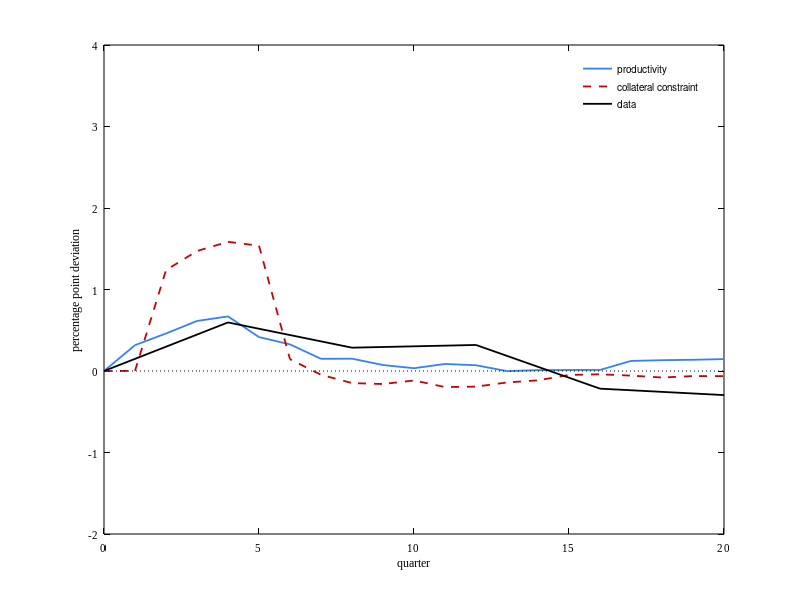

Reproduce this figure in MATLAB. (Note: this script raises an error after producing the figure.)
clear, clc, close all

load ('data_figures.mat')

%% Impulse response

% specification
fontsz = 8;
paper_unit = 'inches'; % 'inches', 'normalized', 'centimeters', 'points'
paper_size = [3.2 2.3]; % [width height]
paper_position = [0 0 3.2 2.3]; % [left bottom width height].
paper_orientation = 'portrait'; % 'portrait (default)', 'landscape'
font_name = 'Times New Roman'; % 'Helvetica', 'Times New Roman'
color_graph = [0.2 0.5 1.0];
color_mark = [0.2 0.5 1.0];

% Exit GHH
x1 = impulse_GHH(:,1);
x2 = impulse_GHH(:,1);
x3 = data_average_recession_entry_exit(:,1);
y1 = impulse_GHH(:,7);
y2 = impulse_GHH(:,17);
y3 = data_average_recession_entry_exit(:,3);

figure
p1 = plot(x1,y1,'Color',[0.2 0.5 1.0],'LineWidth',1.3,'LineStyle','-'); hold on
p2 = plot(x2,y2,'Color',[0.8 0 0],'LineWidth',1.3,'LineStyle','--');
p3 = plot(x3,y3,'Color',[0 0 0],'LineWidth',1.3,'LineStyle','-');
p4 = plot(x1,0*y1,'Color','k','LineWidth',0.5,'LineStyle',':');
xlabel('quarter','Color','k')
ylabel('percentage point deviation','Color','k')
xlim([0,20])
ylim([-2,4])
hleglines = [p1(1) p2(1) p3(1)];
legend(hleglines,'productivity','collateral constraint','data','Location','NorthEast')
legend boxoff
set(gca,'Fontsize',fontsz,'FontName',font_name,'xcolor','k','ycolor','k')
fig = gcf;
fig.PaperUnits = paper_unit;
fig.PaperSize = paper_size;
fig.PaperPosition = paper_position;
fig.PaperOrientation = paper_orientation;
print('fig_ir_exit_GHH','-dpng','-r300')

% Exit GHH habit
x1 = impulse_GHH_habit(:,1);
x2 = impulse_GHH_habit(:,1);
x3 = data_average_recession_entry_exit(:,1);
y1 = impulse_GHH_habit(:,7);
y2 = impulse_GHH_habit(:,17);
y3 = data_average_recession_entry_exit(:,3);

figure
p1 = plot(x1,y1,'Color',[0.2 0.5 1.0],'LineWidth',1.3,'LineStyle','-'); hold on
p2 = plot(x2,y2,'Color',[0.8 0 0],'LineWidth',1.3,'LineStyle','--');
p3 = plot(x3,y3,'Color',[0 0 0],'LineWidth',1.3,'LineStyle','-');
p4 = plot(x1,0*y1,'Color','k','LineWidth',0.5,'LineStyle',':');
xlabel('quarter','Color','k')
ylabel('percentage point deviation','Color','k')
xlim([0,20])
ylim([-2,4])
hleglines = [p1(1) p2(1) p3(1)];
legend(hleglines,'productivity','collateral constraint','data','Location','NorthEast')
legend boxoff
set(gca,'Fontsize',fontsz,'FontName',font_name,'xcolor','k','ycolor','k')
fig = gcf;
fig.PaperUnits = paper_unit;
fig.PaperSize = paper_size;
fig.PaperPosition = paper_position;
fig.PaperOrientation = paper_orientation;
print('fig_ir_exit_GHH_habit','-dpng','-r300')



% Exit operating cost in final good
x1 = impulse_operating_final_good(:,1);
x2 = impulse_operating_final_good(:,1);
x3 = data_average_recession_entry_exit(:,1);
y1 = impulse_operating_final_good(:,7);
y2 = impulse_operating_final_good(:,17);
y3 = data_average_recession_entry_exit(:,3);

figure
p1 = plot(x1,y1,'Color',[0.2 0.5 1.0],'LineWidth',1.3,'LineStyle','-'); hold on
p2 = plot(x2,y2,'Color',[0.8 0 0],'LineWidth',1.3,'LineStyle','--');
p3 = plot(x3,y3,'Color',[0 0 0],'LineWidth',1.3,'LineStyle','-');
p4 = plot(x1,0*y1,'Color','k','LineWidth',0.5,'LineStyle',':');
xlabel('quarter','Color','k')
ylabel('percentage point deviation','Color','k')
xlim([0,20])
ylim([-2,4])
hleglines = [p1(1) p2(1) p3(1)];
legend(hleglines,'productivity','collateral constraint','data','Location','NorthEast')
legend boxoff
set(gca,'Fontsize',fontsz,'FontName',font_name,'xcolor','k','ycolor','k')
fig = gcf;
fig.PaperUnits = paper_unit;
fig.PaperSize = paper_size;
fig.PaperPosition = paper_position;
fig.PaperOrientation = paper_orientation;
print('fig_ir_exit_operating_cost_in_final_good','-dpng','-r300')


% Exit large spread
x1 = impulse_large_spread(:,1);
x2 = impulse_large_spread(:,1);
x3 = data_average_recession_entry_exit(:,1);
y1 = impulse_large_spread(:,7);
y2 = impulse_large_spread(:,17);
y3 = data_average_recession_entry_exit(:,3);

figure
p1 = plot(x1,y1,'Color',[0.2 0.5 1.0],'LineWidth',1.3,'LineStyle','-'); hold on
p2 = plot(x2,y2,'Color',[0.8 0 0],'LineWidth',1.3,'LineStyle','--');
p3 = plot(x3,y3,'Color',[0 0 0],'LineWidth',1.3,'LineStyle','-');
p4 = plot(x1,0*y1,'Color','k','LineWidth',0.5,'LineStyle',':');
xlabel('quarter','Color','k')
ylabel('percentage point deviation','Color','k')
xlim([0,20])
ylim([-2,4])
hleglines = [p1(1) p2(1) p3(1)];
legend(hleglines,'productivity','collateral constraint','data','Location','NorthEast')
legend boxoff
set(gca,'Fontsize',fontsz,'FontName',font_name,'xcolor','k','ycolor','k')
fig = gcf;
fig.PaperUnits = paper_unit;
fig.PaperSize = paper_size;
fig.PaperPosition = paper_position;
fig.PaperOrientation = paper_orientation;
print('fig_ir_exit_larger_spread','-dpng','-r300')


% Exit random cost 1
x1 = impulse_random_cost1(:,1);
x2 = impulse_random_cost1(:,1);
x3 = data_average_recession_entry_exit(:,1);
y1 = impulse_random_cost1(:,7);
y2 = impulse_random_cost1(:,17);
y3 = data_average_recession_entry_exit(:,3);

figure
p1 = plot(x1,y1,'Color',[0.2 0.5 1.0],'LineWidth',1.3,'LineStyle','-'); hold on
p2 = plot(x2,y2,'Color',[0.8 0 0],'LineWidth',1.3,'LineStyle','--');
p3 = plot(x3,y3,'Color',[0 0 0],'LineWidth',1.3,'LineStyle','-');
p4 = plot(x1,0*y1,'Color','k','LineWidth',0.5,'LineStyle',':');
xlabel('quarter','Color','k')
ylabel('percentage point deviation','Color','k')
xlim([0,20])
ylim([-2,4])
hleglines = [p1(1) p2(1) p3(1)];
legend(hleglines,'productivity','collateral constraint','data','Location','NorthEast')
legend boxoff
set(gca,'Fontsize',fontsz,'FontName',font_name,'xcolor','k','ycolor','k')
fig = gcf;
fig.PaperUnits = paper_unit;
fig.PaperSize = paper_size;
fig.PaperPosition = paper_position;
fig.PaperOrientation = paper_orientation;
print('fig_ir_exit_random_cost1','-dpng','-r300')


% Exit random cost 2
x1 = impulse_random_cost2(:,1);
x2 = impulse_random_cost2(:,1);
x3 = data_average_recession_entry_exit(:,1);
y1 = impulse_random_cost2(:,7);
y2 = impulse_random_cost2(:,17);
y3 = data_average_recession_entry_exit(:,3);

figure
p1 = plot(x1,y1,'Color',[0.2 0.5 1.0],'LineWidth',1.3,'LineStyle','-'); hold on
p2 = plot(x2,y2,'Color',[0.8 0 0],'LineWidth',1.3,'LineStyle','--');
p3 = plot(x3,y3,'Color',[0 0 0],'LineWidth',1.3,'LineStyle','-');
p4 = plot(x1,0*y1,'Color','k','LineWidth',0.5,'LineStyle',':');
xlabel('quarter','Color','k')
ylabel('percentage point deviation','Color','k')
xlim([0,20])
ylim([-2,4])
hleglines = [p1(1) p2(1) p3(1)];
legend(hleglines,'productivity','collateral constraint','data','Location','NorthEast')
legend boxoff
set(gca,'Fontsize',fontsz,'FontName',font_name,'xcolor','k','ycolor','k')
fig = gcf;
fig.PaperUnits = paper_unit;
fig.PaperSize = paper_size;
fig.PaperPosition = paper_position;
fig.PaperOrientation = paper_orientation;
print('fig_ir_exit_random_cost2','-dpng','-r300')

